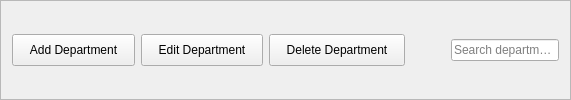
         <widget class="QFrame" name="departmentActionsFrame">
          <property name="frameShape">
           <enum>QFrame::Shape::StyledPanel</enum>
          </property>
          <property name="frameShadow">
           <enum>QFrame::Shadow::Raised</enum>
          </property>
          <layout class="QHBoxLayout" name="horizontalLayout_9">
           <item>
            <widget class="QPushButton" name="addDepartmentBtn">
             <property name="styleSheet">
              <string notr="true">padding: 8px 16px;</string>
             </property>
             <property name="text">
              <string>Add Department</string>
             </property>
            </widget>
           </item>
           <item>
            <widget class="QPushButton" name="editDepartmentBtn">
             <property name="styleSheet">
              <string notr="true">padding: 8px 16px;</string>
             </property>
             <property name="text">
              <string>Edit Department</string>
             </property>
            </widget>
           </item>
           <item>
            <widget class="QPushButton" name="deleteDepartmentBtn">
             <property name="styleSheet">
              <string notr="true">padding: 8px 16px;</string>
             </property>
             <property name="text">
              <string>Delete Department</string>
             </property>
            </widget>
           </item>
           <item>
            <spacer name="horizontalSpacer_7">
             <property name="orientation">
              <enum>Qt::Orientation::Horizontal</enum>
             </property>
             <property name="sizeHint" stdset="0">
              <size>
               <width>40</width>
               <height>20</height>
              </size>
             </property>
            </spacer>
           </item>
           <item>
            <widget class="QLineEdit" name="departmentSearchBox">
             <property name="placeholderText">
              <string>Search departments...</string>
             </property>
            </widget>
           </item>
          </layout>
         </widget>
